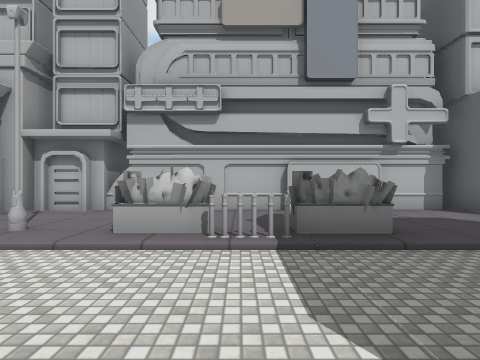
View 1 (above)

24 first-person views from a walk through a scene from a Unity 3-D project. The camera is 1.5 m above the floor, looks level and sees 80° across. The floor is counted in squares, 2 m on a side. Each view is taken from the middle of a square. On the plan, view 1 faces up. The plan holds only what a view shows up to about 10 squares ahead; the rest is blank. The place goes on beyond the plan. Some surface patterns are stand-ins.

View 2
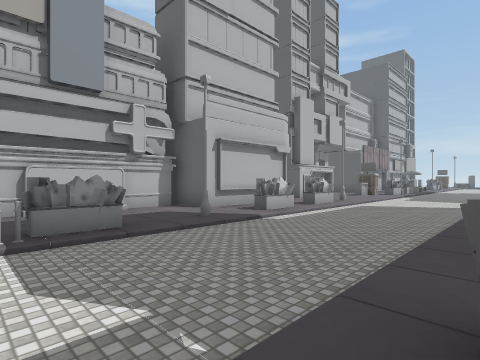

View 3
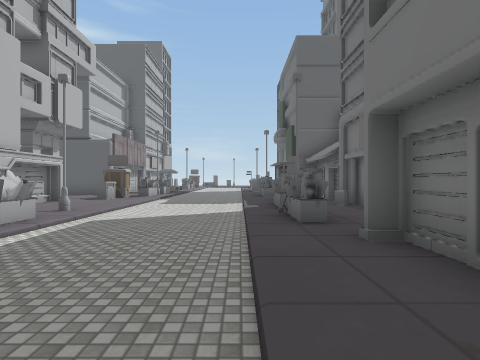

View 4
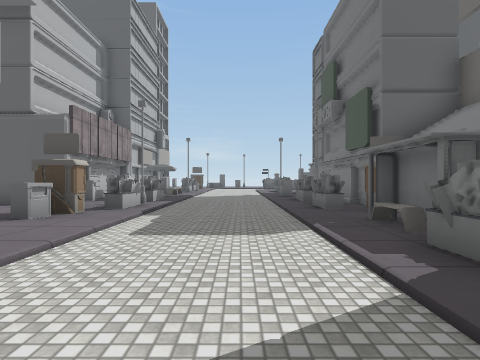

View 5
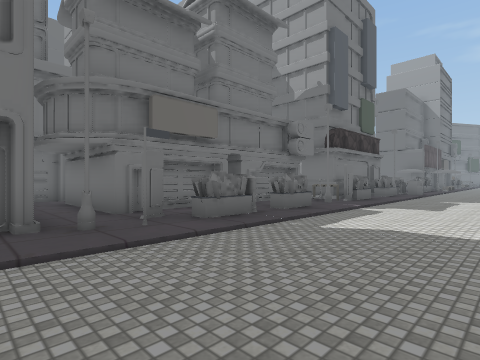

View 6
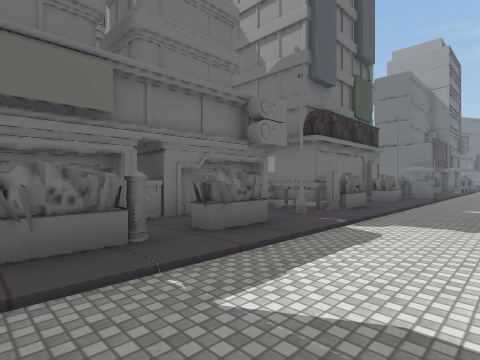

View 7
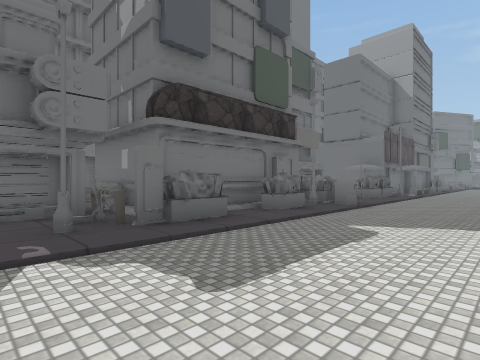

View 8
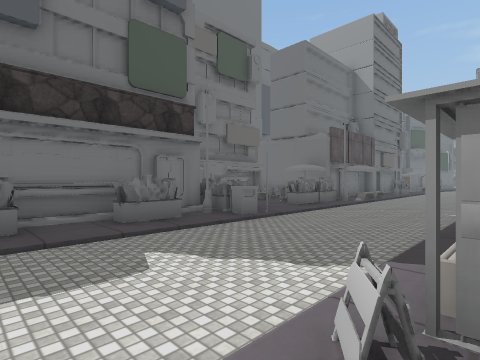

View 9
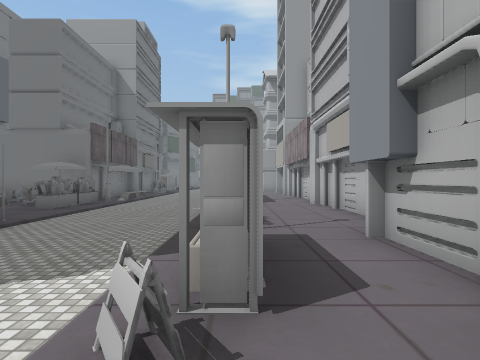

View 10
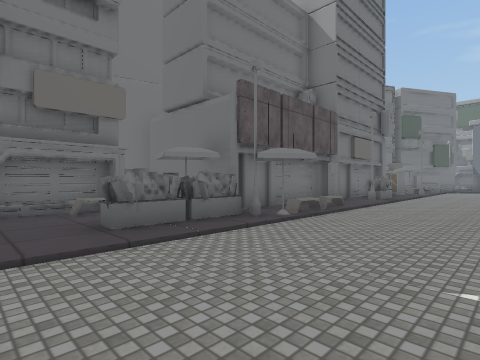

View 11
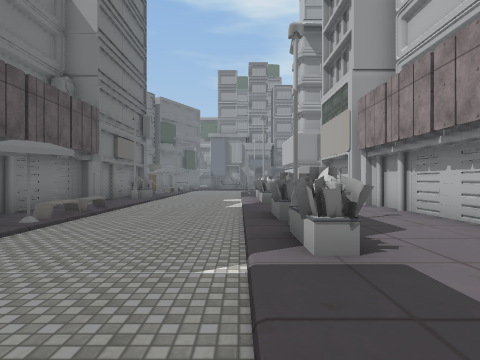

View 12
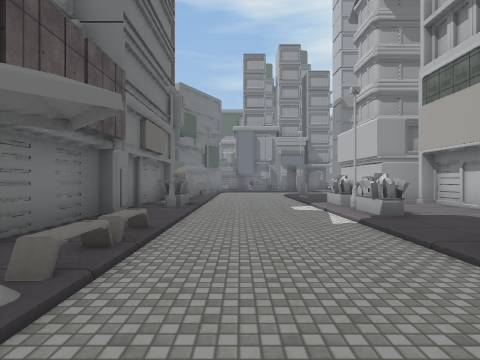

View 13
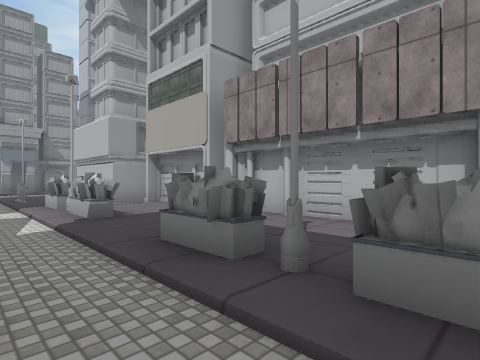

View 14
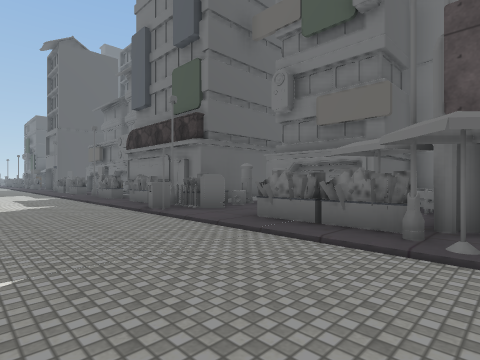

View 15
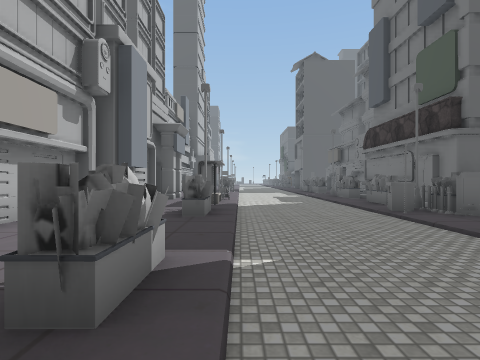

View 16
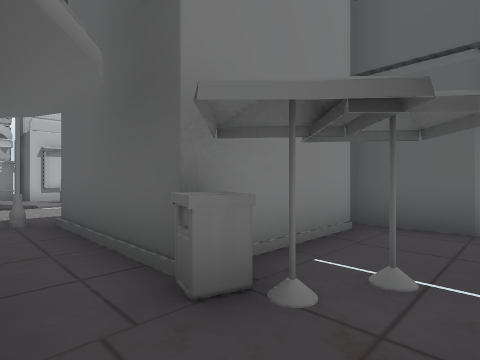

View 17
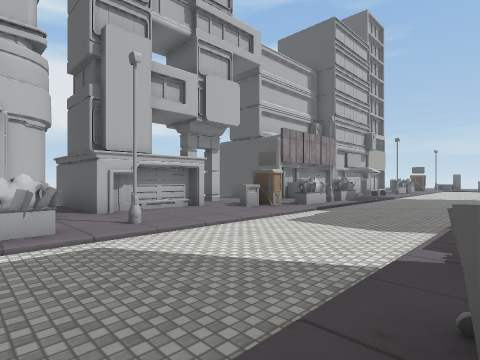

View 18
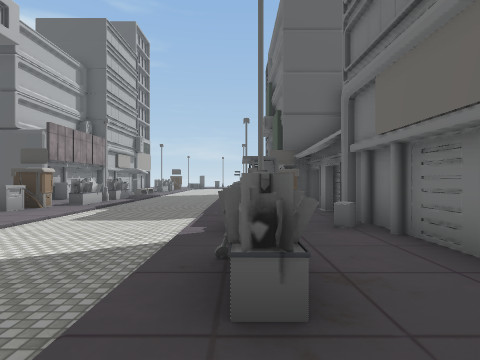

View 19
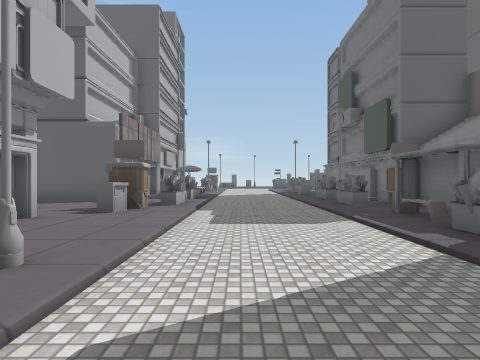

View 20
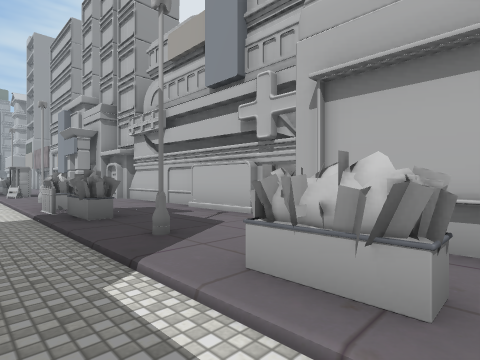

View 21
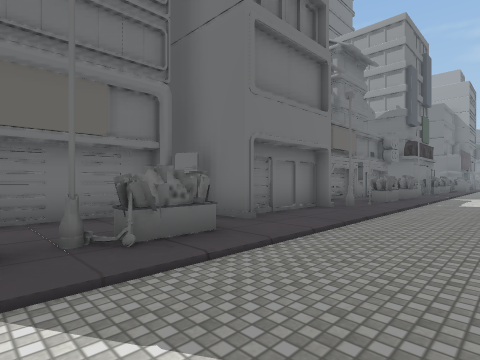

View 22
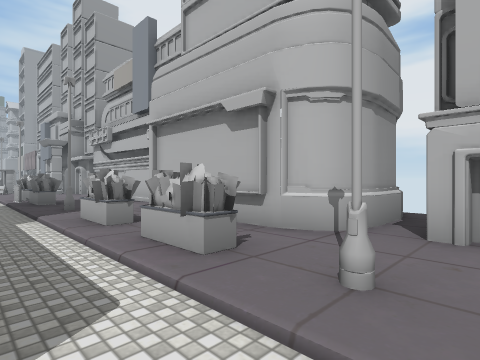

View 23
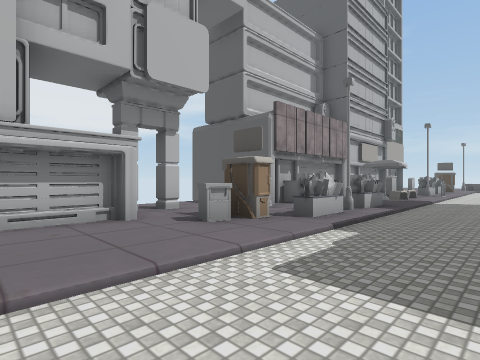

View 24
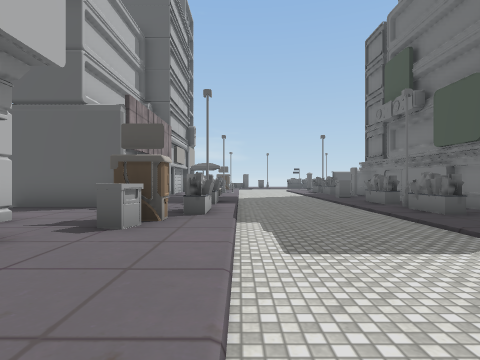

### Floor plan
Key: @ floor where view 1 was taken; # wall or solid block; . main floor; - floor 0.25 m lower than the main floor; / step, stairs or slope; = window, fence, low wall or low ledge; ^ raised ledge; O other object.
Columns run from 24 left of view 1 to 19 right of it. Each row starts with its distance up from view 1.
  9                                  #OOOO   #
  8 OO                               #.   ...#
  7  O##############     #=###=#=#   #.   O..#
  6  O.............#O## O....O...#  ##.###...OO
  5   .................O.........####.....OO....
  4 ..OOO..OOOO...O.OOO..O.O.OO.O.O.OOO.....OOOO
  3 O///////////////////////OO//////////////////
  2 --------------------------------------------
  1 --------------------------------------------
  0 ////////////////////////@/////////-/////////
 -1  .OO.O  OOOO..OOOO.OOO.O.OO#O....OOOOOO.OOOO
 -2 ##########O..OO#####O.....OO.OOO..O....O#O
 -3          #OO..O#   #OOOOOOO..  #O..#OOOO^
 -4          O ##O #   #   O   ..  # ### O
 -5           O  O #   #       .O####
 -6           #        O      O.OOO.#
 -7                            .O  .#
 -8                           ##

Where each view was taken, in squares from view 1:
view 1: 0 up, 0 right, facing up
view 2: 1 down, 0 right, facing up-right
view 3: 0 up, 4 right, facing right
view 4: 1 up, 9 right, facing right
view 5: 3 up, 5 right, facing down-left
view 6: 2 up, 2 right, facing down-left
view 7: 3 up, 2 left, facing down-left
view 8: 4 up, 5 left, facing down-left
view 9: 4 up, 5 left, facing left
view 10: 3 up, 11 left, facing down-left
view 11: 3 up, 11 left, facing left
view 12: 1 up, 14 left, facing left
view 13: 2 up, 14 left, facing up-left
view 14: 3 up, 16 left, facing down-right
view 15: 3 up, 16 left, facing right
view 16: 7 down, 3 right, facing up-right
view 17: 1 down, 8 right, facing up-right
view 18: 1 down, 7 right, facing right
view 19: 2 up, 8 right, facing right
view 20: 2 up, 7 right, facing up-left
view 21: 2 up, 11 right, facing down-left
view 22: 2 up, 11 right, facing up-left
view 23: 1 up, 11 right, facing up-right
view 24: 3 up, 10 right, facing right
